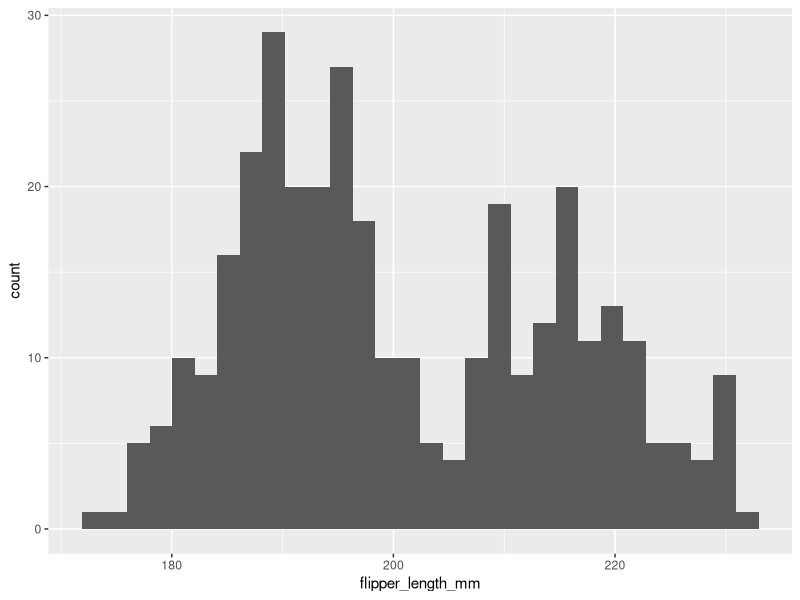
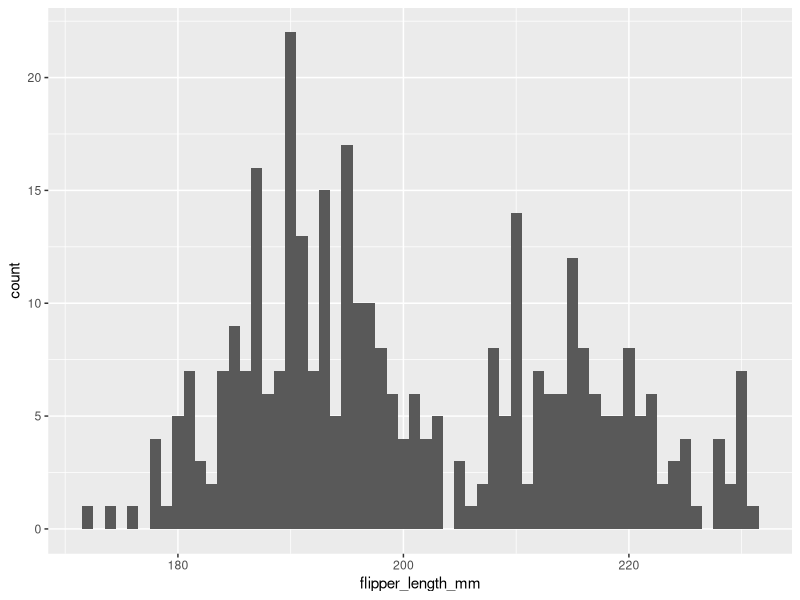
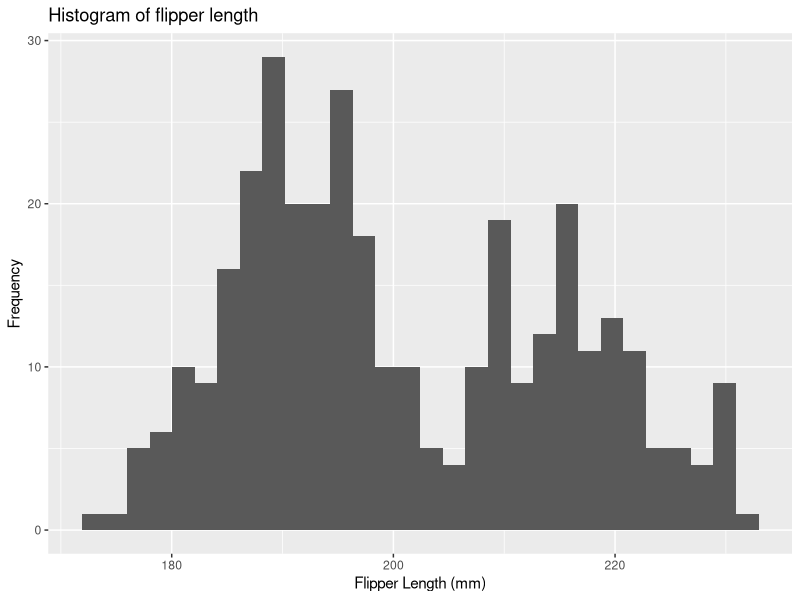
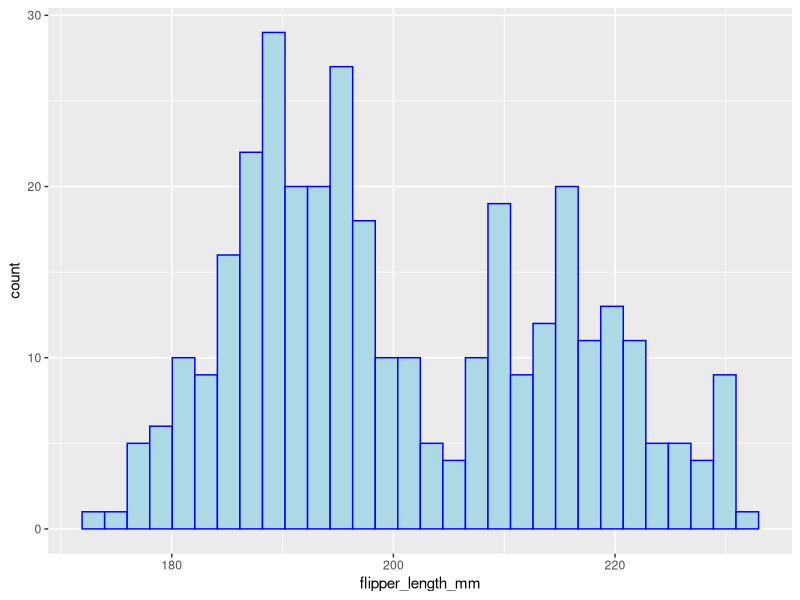
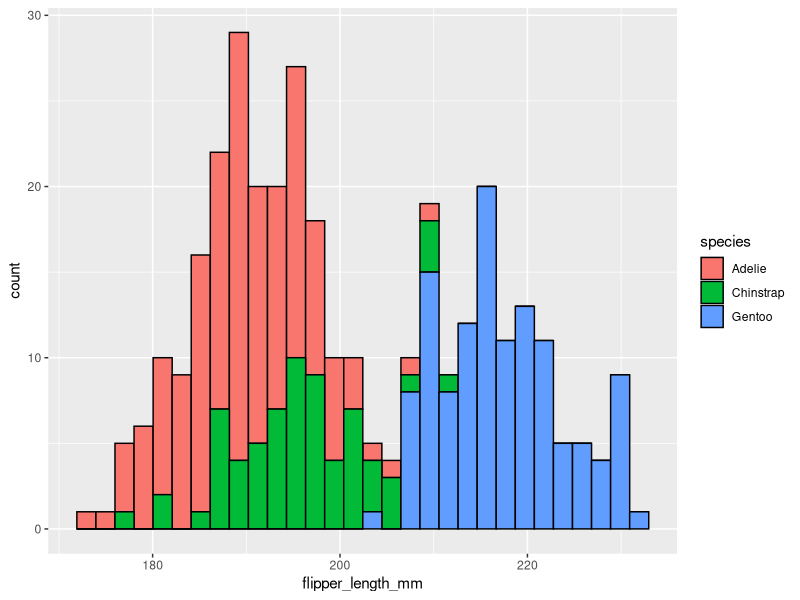
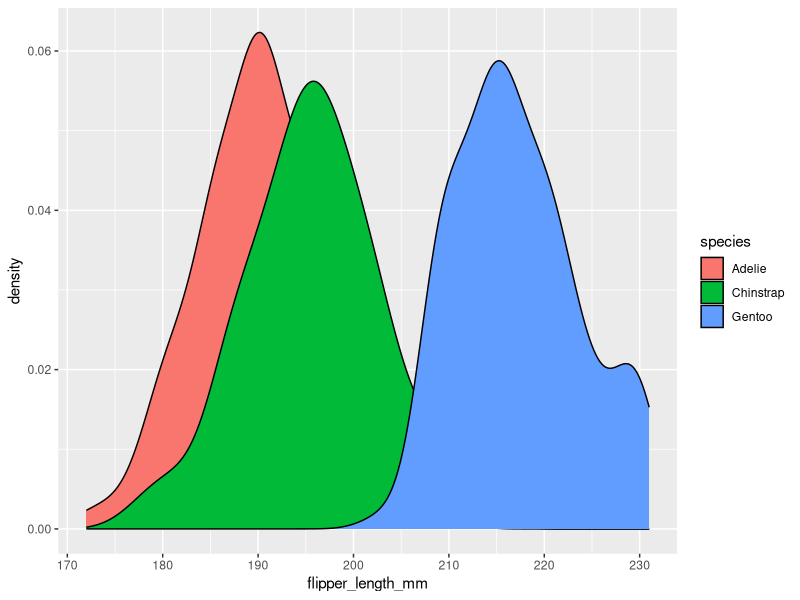
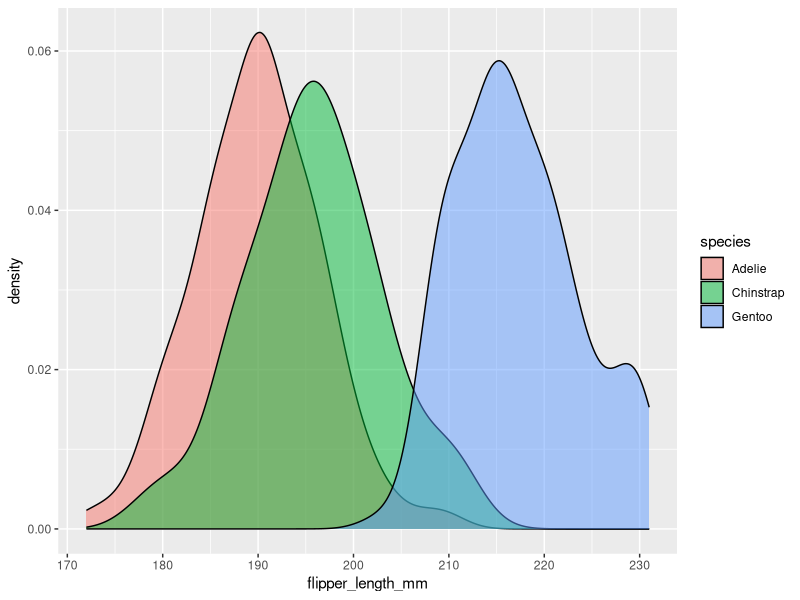
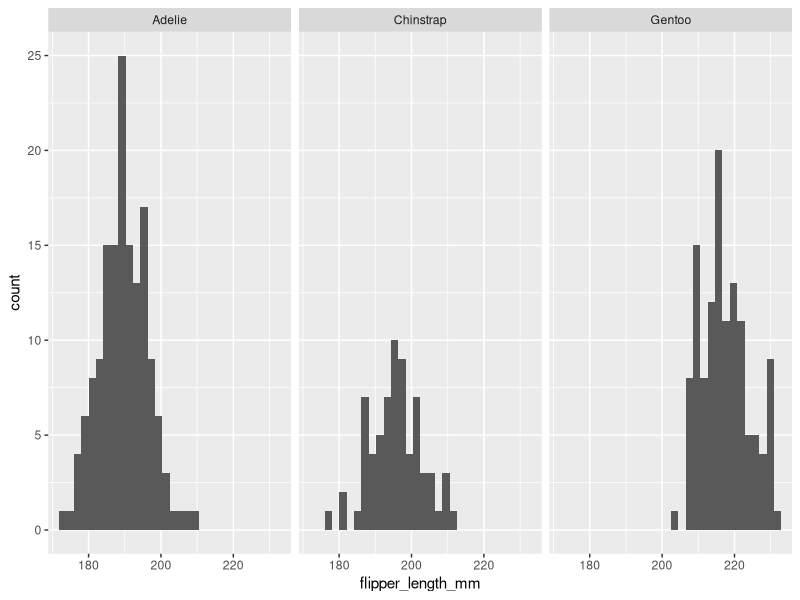

Here is the R script that generated these plots, in order:
install.packages("palmerpenguins")

library(ggplot2)
library(dplyr)
library(palmerpenguins)

glimpse(penguins)

### GGPLOT - HISTOGRAMS ###

# specify the aesthetic properties using aes(). In a histogram, we only have one variable on the x-axis
ggplot(penguins, aes(x = flipper_length_mm)) +
  geom_histogram()

# Change the bin width to 1 mm
ggplot(penguins, aes(x = flipper_length_mm)) + # it is common practise to put anything separated by + onto a new line. This way, you can build up the graph line by line
  geom_histogram(binwidth = 1)

## Customisation ##

# add labels (axis titles and main title)
ggplot(penguins, aes(x = flipper_length_mm)) +
  geom_histogram() +
  labs(x = "Flipper Length (mm)", y = "Frequency", title = "Histogram of flipper length")

# specify outline and each colour for the bar

ggplot(penguins, aes(x = flipper_length_mm)) +
  geom_histogram(colour = "blue", fill = "lightblue")

# colour by a categorical variable - species
ggplot(penguins, aes(x = flipper_length_mm, fill = species)) +
  geom_histogram(colour = "black") # specifying a black outline (property of the histogram not the data)

## DENSITY PLOTS 
ggplot(penguins, aes(x = flipper_length_mm, fill = species)) +
  geom_density()

#~~ Make the distributions more transparent with alpha

ggplot(penguins, aes(x = flipper_length_mm, fill = species)) +
  geom_density(alpha = 0.5)

## FACETING 
ggplot(penguins, aes(x = flipper_length_mm)) +
  geom_histogram() +
  facet_wrap(~species)

# Make the number of columns = 1 for easier comparison.

ggplot(penguins, aes(x = flipper_length_mm)) +
  geom_histogram() +
  facet_wrap(~species, ncol = 1)

# penguins dataset, with x of flipper length and fill by species +
# make a histogram with a bar for every 1mm and colour the edges black +
# label the x axis and give the plot a title +
# create facets based on species, and make them all appear in one column

ggplot(penguins, aes(x = flipper_length_mm, fill = species)) +
  geom_histogram(binwidth = 1, colour = "black") +
  labs(x = "Flipper Length (mm)", title = "Histogram of flipper length in Palmer penguins.") +
  facet_wrap(~species, ncol = 1)

## EXERCISES
# Q1 histogram of bill depth - bars by species, facet by sex and species and appropriate labels

ggplot(penguins, aes(x=bill_depth_mm, fill=species)) + 
  geom_histogram(colour = "black") + 
  labs(x = "Bill Depth (mm)", fill = "Penguin species") +
  facet_grid(species~sex)

#Q2 density plot of bill depth
penguins_subset <- subset(penguins, !is.na(sex)) # remove NAs
ggplot(penguins_subset, aes(x = bill_depth_mm, fill = sex, colour = sex)) +
  geom_density(alpha = 0.6) +
  facet_grid(~species) +
  labs(x = "Bill Depth (mm)", fill = "Sex", colour ="Sex")

# Q3 bar plot of the number of individuals of each sex within each species

ggplot(penguins_subset, aes(x=species, fill = sex)) +
  geom_bar(colour = "black", position = "dodge")+ # unstack the bars
  labs(x = "Pygoscelis Species", fill = "Sex") + 
  scale_x_discrete(labels = c("P. adeliae", "P. antarctica", "P. papua")) # labels on the axis



### GGPLOT - SCATTERPLOT ###
# We specify our data and aes() with x and y, and a new geom, geom_point()

ggplot(penguins, aes(x = bill_length_mm, y = bill_depth_mm)) +
  geom_point()

# Add a statistical test with stat_smooth()
ggplot(penguins, aes(x = bill_length_mm, y = bill_depth_mm)) +
  geom_point() +
  stat_smooth()

# specify we want to use linear regression
lm(bill_depth_mm ~ bill_length_mm, data = penguins)

ggplot(penguins, aes(x = bill_length_mm, y = bill_depth_mm)) +
  geom_point() +
  stat_smooth(method = "lm")
# shaded part indicates the 95% confidence interval

# group by species
ggplot(penguins, aes(x = bill_length_mm, y = bill_depth_mm, colour = species)) +
  geom_point() +
  stat_smooth(method = "lm")

## specifying point colour
# If you type scale_colour_, you can see that there are many choices. The two that you will use for categorical functions are:
# scale_colour_manual() - here you can specify the specific colours you would like in a c() vector. 
# scale_colour_brewer() - you can specify palettes

ggplot(penguins, aes(x = bill_length_mm, y = bill_depth_mm, colour = species)) +
  geom_point() +
  scale_colour_manual(values = c("blue", "red", "purple"))

ggplot(penguins, aes(x = bill_length_mm, y = bill_depth_mm, colour = species)) +
  geom_point() +
  scale_colour_brewer(palette = "Set1")

ggplot(penguins, aes(x = bill_length_mm, y = bill_depth_mm, colour = species)) +
  geom_point()

## specifying point transparency and size
#using alpha

ggplot(penguins, aes(x = bill_length_mm, y = bill_depth_mm, colour = species)) +
  geom_point(alpha = 0.8)

ggplot(penguins, aes(x = bill_length_mm, y = bill_depth_mm, colour = species)) +
  geom_point(alpha = 0.4)

# point size
ggplot(penguins, aes(x = bill_length_mm, y = bill_depth_mm, colour = species)) +
  geom_point(alpha = 0.8, size = 3)

## Adjusting the scales 
# using scale_x_continuous() and scale_y_continuous()
# we want to specify where the breaks occur either using vector c(1,2,3) or seq(start, stop, interval) command

ggplot(penguins, aes(x = bill_length_mm, y = bill_depth_mm, colour = species)) +
  geom_point() +
  scale_x_continuous(breaks = seq(35, 60, 5))

## saving a plot
# using ggsave()
ggplot(penguins, aes(x = bill_length_mm, y = bill_depth_mm, colour = species)) +
  geom_point() +
  scale_x_continuous(breaks = seq(35, 60, 5))

ggsave("bill_morphology_plot.png") # give it a name, it will save in Working D

# save with a fixed height and width:
ggsave("bill_morphology_plot.png", width = 15, height = 10, units = "cm")

# final example graph
# penguins dataset, with x of bill length, y of bill depth, and colour by species +
# make a scatterplot with transparent points that are a bit larger +
# add linear regression lines +
# colour the points blue, red and purple +
# change the scale on the x axis to have a break every 5mm +
# label the axes and legend.

ggplot(penguins, aes(x = bill_length_mm, y = bill_depth_mm, colour = species)) +
  geom_point(alpha = 0.5, size = 3) +
  stat_smooth(method = "lm") +
  scale_colour_manual(values = c("blue", "red", "purple")) +
  scale_x_continuous(breaks = seq(35, 60, 5)) +
  labs(x = "Bill Length (mm)", y = "Bill Depth (mm)", colour = "Species")


## EXERCISE 2 ##

#Q4 scatterplot of bill depth (x) andd flipper length (y)

ggplot(penguins, aes(x=bill_depth_mm, y=flipper_length_mm, colour = bill_length_mm)) +
  geom_point() +
  scale_colour_gradient(low = "red", high = "purple") +
  scale_y_continuous(breaks=seq(170, 230, 20)) + 
  labs(x = "Bill Depth (mm)", y = "Flipper Lenght (mm)", colour = "Bill Length (mm)")


# Q5a colour points by species with different shapes
ggplot(penguins, aes(x=bill_length_mm, y=flipper_length_mm, colour = species, shape = species)) +
  geom_point() +
  scale_y_continuous(breaks=seq(170, 230, 20)) + 
  labs(x = "Bill Depth (mm)", y = "Flipper Lenght (mm)", colour = "Species", shape = "Species" )

#5b add a single regression line 


lm(bill_length_mm ~ flipper_length_mm, data = penguins)
ggplot(penguins, aes(x=bill_length_mm, y=flipper_length_mm)) +
  geom_point(aes(colour = species, shape = species)) + # need to move the colour and shape to just the geom part
  scale_y_continuous(breaks=seq(170, 230, 20)) + 
  labs(x = "Bill Depth (mm)", y = "Flipper Lenght (mm)", colour = "Species", shape = "Species" ) +
  stat_smooth(method = "lm")

#5c 
lm(bill_length_mm ~ flipper_length_mm, data = penguins)
ggplot(penguins, aes(x=bill_length_mm, y=flipper_length_mm)) +
  geom_point(aes(colour = species, shape = species)) + # need to move the colour and shape to just the geom part
  scale_y_continuous(breaks=seq(170, 230, 20)) + 
  labs(x = "Bill Depth (mm)", y = "Flipper Lenght (mm)", colour = "Species", shape = "Species" ) +
  stat_smooth(method = "lm") +
  theme_bw()

# 5d legend at top
lm(bill_length_mm ~ flipper_length_mm, data = penguins)
ggplot(penguins, aes(x=bill_length_mm, y=flipper_length_mm)) +
  geom_point(aes(colour = species, shape = species)) + # need to move the colour and shape to just the geom part
  scale_y_continuous(breaks=seq(170, 230, 20)) + 
  labs(x = "Bill Depth (mm)", y = "Flipper Lenght (mm)", colour = "Species", shape = "Species" ) +
  stat_smooth(method = "lm") +
  theme_bw() +
  theme(legend.position = "top")


### GGPLOT - BOXPLOTS ###
# geom_boxplot()

ggplot(penguins, aes(x = flipper_length_mm, fill = species)) +
  geom_density(alpha = 0.5)

ggplot(penguins, aes(x = species, y = flipper_length_mm)) +
  geom_boxplot()

ggplot(penguins, aes(x = species, y = flipper_length_mm)) +
  geom_boxplot(notch = T) # notch = true, visual indicator of significance betweeng groups  (overlaps = not different)

## geom_violin() ##
#boxplots are also not useful as they do not show the amount of data and the actual distribution of the underlying data
ggplot(penguins, aes(x = species, y = flipper_length_mm)) +
  geom_violin()

# combine different geoms together to build them up as layers
# ORDER is really important
ggplot(penguins, aes(x = species, y = flipper_length_mm)) +
  geom_violin() + 
  geom_boxplot()

#edit width to fit
ggplot(penguins, aes(x = species, y = flipper_length_mm)) +
  geom_violin() +
  geom_boxplot(width = 0.4, notch = T)

# fill by species - need to be careful 
ggplot(penguins, aes(x = species, y = flipper_length_mm, fill = species)) +
  geom_violin() +
  geom_boxplot(width = 0.4)

# fill just the violin
ggplot(penguins, aes(x = species, y = flipper_length_mm)) +
  geom_violin(aes(fill = species)) +
  geom_boxplot(width = 0.4, fill = "grey90", notch = T)


## geom_jitter() ##
# add the points to the boxplot to understand the amount of data, rather than it’s distribution
# What is does is randomly jitter the points along the axis of the categorical variable (species)

ggplot(penguins, aes(x = species, y = flipper_length_mm)) +
  geom_jitter()

# Tweak width to make nicer:

ggplot(penguins, aes(x = species, y = flipper_length_mm)) +
  geom_jitter(width = 0.3)

# add this to boxplot
ggplot(penguins, aes(x = species, y = flipper_length_mm, colour = species)) +
  geom_boxplot() + 
  geom_jitter(width = 0.3)

# Tweak the alpha values to make this look nicer - what else would you do?

ggplot(penguins, aes(x = species, y = flipper_length_mm, colour = species)) +
  geom_boxplot() + 
  geom_jitter(width = 0.3, alpha = 0.3)

## theme()
# When you want to start fiddling with the plot background, text size, alignment, etc. then you have to start exploring theme()
ggplot(penguins, aes(x = species, y = flipper_length_mm, colour = species)) +
  geom_boxplot() + 
  geom_jitter(width = 0.3, alpha = 0.3) +
  theme_bw()


## EXERCISE 3 ##

#Q6 Make a bar plot of the number of individuals of each sex within each species
ggplot(penguins_subset, aes(x=species, fill = sex)) +
  geom_bar(position = "dodge") 


## CHALLENGES ##
ggplot(penguins, aes(x=species, y = flipper_length_mm)) +
  geom_boxplot() +
  geom_jitter(alpha = 0.3, aes(colour=species)) +
  theme_bw() +
  labs(x = "Species", y = "Flipper Length (mm)")


